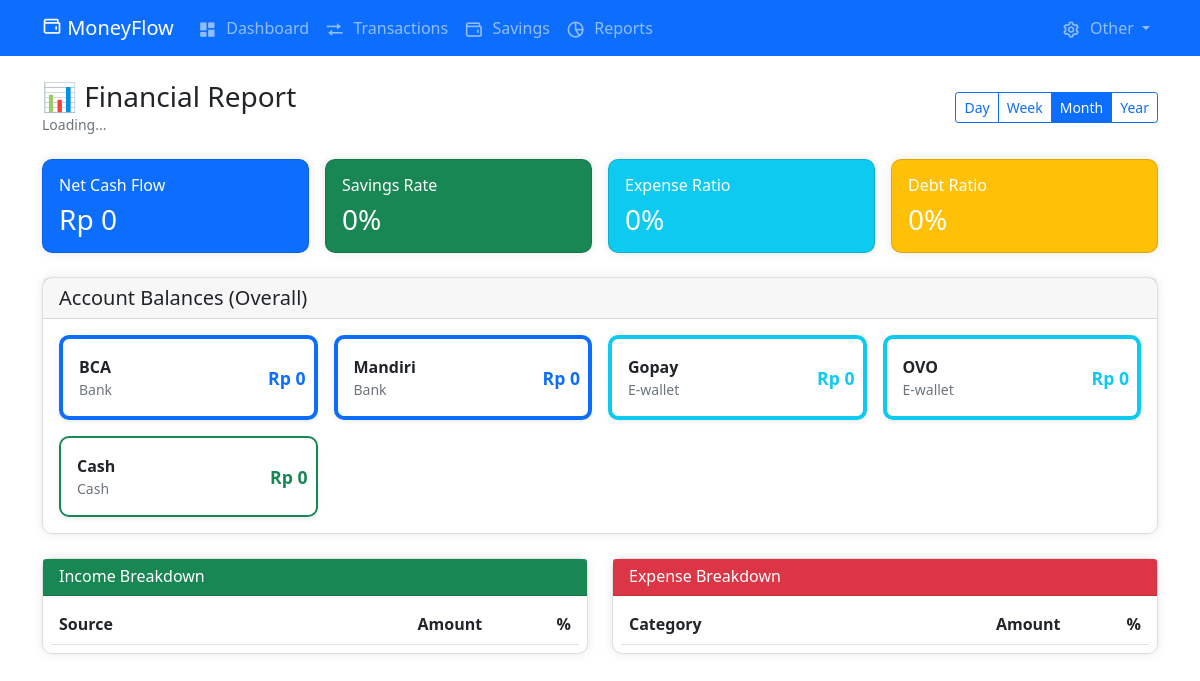
The app's page /reports.php, older data.
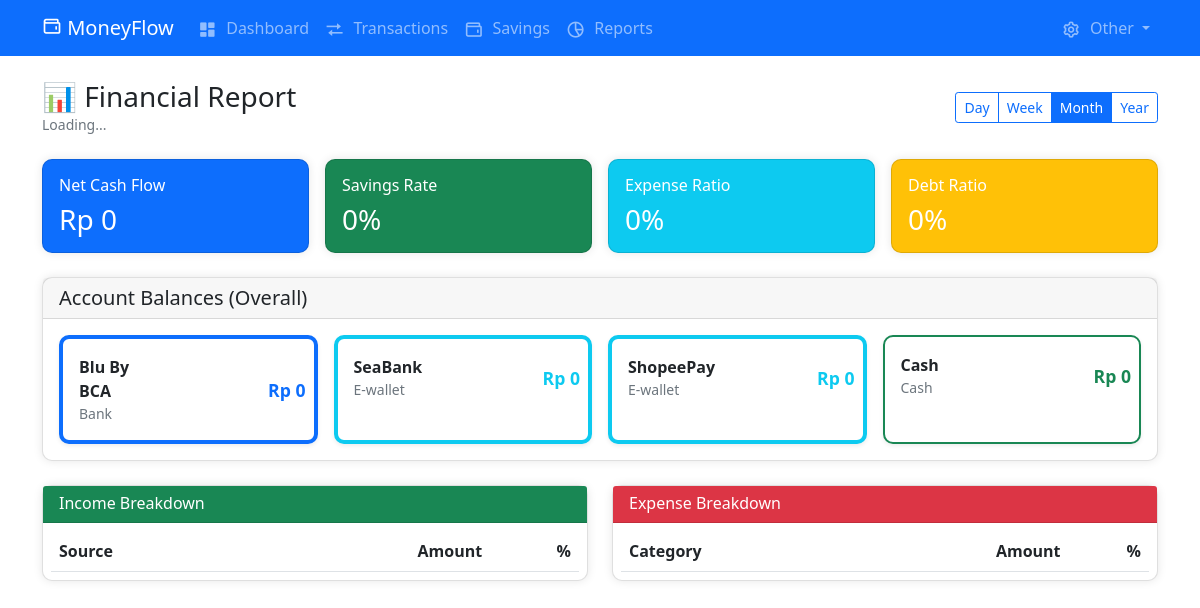
The same page, newer data.
### tables this page shows
CREATE TABLE accounts (
    id INT PRIMARY KEY AUTO_INCREMENT,
    account_name VARCHAR(100) NOT NULL,
    account_type ENUM('bank', 'e-wallet', 'cash', 'other') NOT NULL DEFAULT 'cash',
    description TEXT,
    is_active BOOLEAN DEFAULT TRUE,
    created_at TIMESTAMP DEFAULT CURRENT_TIMESTAMP
);

### reports.php (the view, shortened to what this page needs)
<?php
$db = new Database();
$conn = $db->getConnection();
function formatCurrency($amount) {
    return 'Rp ' . number_format(floor($amount), 0, ',', '.');
}
$accountsQuery = "SELECT a.id, a.account_name, a.account_type, COALESCE(SUM(CASE WHEN t.type = 'income' THEN t.amount ELSE 0 END), 0) as total_in, COALESCE(SUM(CASE WHEN t.type = 'expense' THEN t.amount ELSE 0 END), 0) as total_out FROM accounts a LEFT JOIN transactions t ON a.id = t.account_id AND t.status = 'completed' WHERE a.is_active = TRUE GROUP BY a.id ORDER BY a.account_type, a.account_name";
$accounts = $conn->query($accountsQuery)->fetchAll(PDO::FETCH_ASSOC);
?>
<div class="row align-items-center mb-4">
    <div class="col-md-6">
        <h3 class="mb-0">📊 Financial Report</h3>
        <div id="periodLabel" class="text-muted small">Loading...</div>
    </div>
    <div class="col-md-6 text-md-end">
        <div id="reportPeriodSelector" class="btn-group" role="group">
            <button type="button" class="btn btn-sm btn-outline-primary" data-period="day">Day</button>
            <button type="button" class="btn btn-sm btn-outline-primary" data-period="week">Week</button>
            <button type="button" class="btn btn-sm btn-outline-primary active" data-period="month">Month</button>
            <button type="button" class="btn btn-sm btn-outline-primary" data-period="year">Year</button>
        </div>
    </div>
</div>
<div class="row g-3 mb-4">
    <div class="col-6 col-md-3"><div class="card bg-primary text-white h-100"><div class="card-body"><h6>Net Cash Flow</h6><h3 id="netCashflow" class="mb-0">Rp 0</h3></div></div></div>
    <div class="col-6 col-md-3"><div class="card bg-success text-white h-100"><div class="card-body"><h6>Savings Rate</h6><h3 id="savingsRate" class="mb-0">0%</h3></div></div></div>
    <div class="col-6 col-md-3"><div class="card bg-info text-white h-100"><div class="card-body"><h6>Expense Ratio</h6><h3 id="expenseRatio" class="mb-0">0%</h3></div></div></div>
    <div class="col-6 col-md-3"><div class="card bg-warning text-white h-100"><div class="card-body"><h6>Debt Ratio</h6><h3 id="debtRatio" class="mb-0">0%</h3></div></div></div>
</div>
<div class="row mb-4">
    <div class="col-12">
        <div class="card">
            <div class="card-header"><h5 class="mb-0">Account Balances (Overall)</h5></div>
            <div class="card-body">
                <div class="row g-3">
                    <?php foreach ($accounts as $acc):
                        $balance = $acc['total_in'] - $acc['total_out'];
                        $color = 'secondary';
                        if ($acc['account_type'] === 'cash') $color = 'success';
                        elseif ($acc['account_type'] === 'bank') $color = 'primary';
                        elseif ($acc['account_type'] === 'e-wallet') $color = 'info';
                    ?>
                    <div class="col-md-3 col-6">
                        <div class="card border-start border-4 border-<?= $color ?> shadow-sm h-100">
                            <div class="card-body py-3 px-2">
                                <div class="d-flex align-items-center">
                                    <div class="flex-grow-1 ps-2">
                                        <div class="fw-bold"><?= htmlspecialchars($acc['account_name']) ?></div>
                                        <div class="small text-muted"><?= ucfirst($acc['account_type']) ?></div>
                                    </div>
                                    <div class="ms-2 text-<?= $color ?> fw-bold" style="font-size:1.1rem; width: 160px; text-align: right;">
                                        <span class="account-balance-anim" id="accountBalance<?= $acc['id'] ?>" data-balance="<?= floor($balance) ?>" style="font-variant-numeric: tabular-nums;"><?= formatCurrency(0) ?></span>
                                    </div>
                                </div>
                            </div>
                        </div>
                    </div>
                    <?php endforeach; ?>
                </div>
            </div>
        </div>
    </div>
</div>
<div class="row mb-4">
    <div class="col-md-6 mb-4 mb-md-0"><div class="card h-100"><div class="card-header bg-success text-white"><h6 class="mb-0">Income Breakdown</h6></div><div class="card-body p-2"><table class="table table-sm mb-0"><thead><tr><th>Source</th><th class="text-end">Amount</th><th class="text-end">%</th></tr></thead><tbody id="incomeBreakdownBody"></tbody><tfoot id="incomeBreakdownFoot" class="fw-bold"></tfoot></table></div></div></div>
    <div class="col-md-6"><div class="card h-100"><div class="card-header bg-danger text-white"><h6 class="mb-0">Expense Breakdown</h6></div><div class="card-body p-2"><table class="table table-sm mb-0"><thead><tr><th>Category</th><th class="text-end">Amount</th><th class="text-end">%</th></tr></thead><tbody id="expenseBreakdownBody"></tbody><tfoot id="expenseBreakdownFoot" class="fw-bold"></tfoot></table></div></div></div>
</div>
<?php
include 'includes/layout.php';
?>

Row changes from the older to the newer data that the page shows:
removed accounts: account_name "Gopay", account_type "E-wallet"
changed accounts "Bank": account_name "BCA" → "Blu By BCA"
changed accounts: account_name "OVO" → "SeaBank"; moves up the list
changed accounts: account_name "Mandiri" → "ShopeePay"; account_type "Bank" → "E-wallet"
